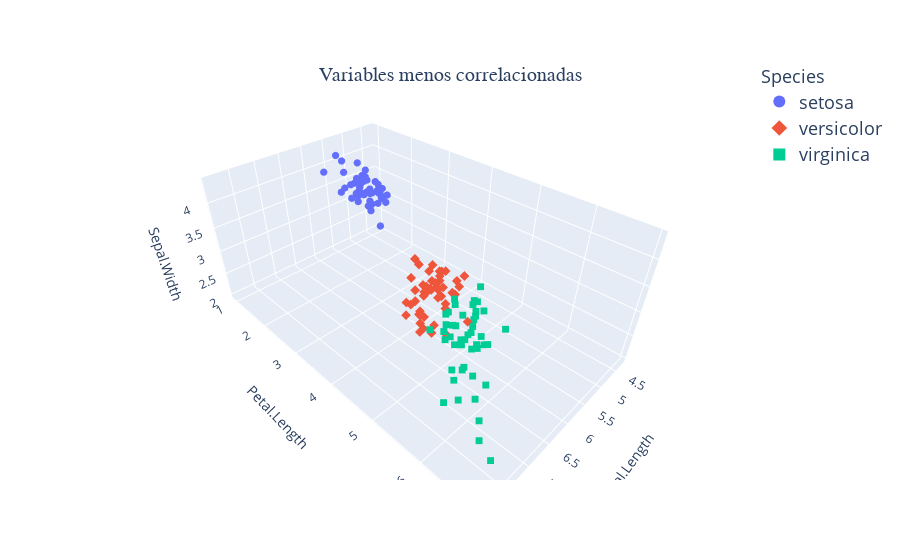

Source (notebook cell):
### Markdown cell above
## 2. 3D Scatter Plot con las variables menos correlacionadas

- ```Sepal.Width``` y ```Petal.Length```
- ```Sepal.Width``` y ```Petal.Width```

### Code cell
fig = px.scatter_3d(
    iris_df, x='Sepal.Length', y='Petal.Length', z='Sepal.Width',
    color='Species', symbol='Species'
)
fig = fig.update_traces(
    marker_size=2.5
)
fig = fig.update_layout(
    title=dict(
        text="Variables menos correlacionadas", xref='container', x=0.5,
        yref='container', y=0.88, font=dict(family='Arial', size=20)
    ), 
    legend=dict(
        font=dict(size=18), title=dict(font=dict(size=18)), 
        itemsizing='constant',
    )
)
fig.show()

### Figure 1 — Plotly figure (JSON) as saved in the notebook; plotly's stock layout.template omitted (floating-point values rounded to 4 significant figures)
{"data": [{"hovertemplate": "Species=setosa<br>Sepal.Length=%{x}<br>Petal.Length=%{y}<br>Sepal.Width=%{z}<extra></extra>", "legendgroup": "setosa", "marker": {"color": "#636efa", "size": 2.5, "symbol": "circle"}, "mode": "markers", "name": "setosa", "scene": "scene", "showlegend": true, "type": "scatter3d", "x": [5.1, 4.9, 4.7, 4.6, 5, 5.4, 4.6, 5, 4.4, 4.9, 5.4, 4.8, 4.8, 4.3, 5.8, 5.7, 5.4, 5.1, 5.7, 5.1, 5.4, 5.1, 4.6, 5.1, 4.8, 5, 5, 5.2, 5.2, 4.7, 4.8, 5.4, 5.2, 5.5, 4.9, 5, 5.5, 4.9, 4.4, 5.1, 5, 4.5, 4.4, 5, 5.1, 4.8, 5.1, 4.6, 5.3, 5], "y": [1.4, 1.4, 1.3, 1.5, 1.4, 1.7, 1.4, 1.5, 1.4, 1.5, 1.5, 1.6, 1.4, 1.1, 1.2, 1.5, 1.3, 1.4, 1.7, 1.5, 1.7, 1.5, 1, 1.7, 1.9, 1.6, 1.6, 1.5, 1.4, 1.6, 1.6, 1.5, 1.5, 1.4, 1.5, 1.2, 1.3, 1.4, 1.3, 1.5, 1.3, 1.3, 1.3, 1.6, 1.9, 1.4, 1.6, 1.4, 1.5, 1.4], "z": [3.5, 3, 3.2, 3.1, 3.6, 3.9, 3.4, 3.4, 2.9, 3.1, 3.7, 3.4, 3, 3, 4, 4.4, 3.9, 3.5, 3.8, 3.8, 3.4, 3.7, 3.6, 3.3, 3.4, 3, 3.4, 3.5, 3.4, 3.2, 3.1, 3.4, 4.1, 4.2, 3.1, 3.2, 3.5, 3.6, 3, 3.4, 3.5, 2.3, 3.2, 3.5, 3.8, 3, 3.8, 3.2, 3.7, 3.3]}, {"hovertemplate": "Species=versicolor<br>Sepal.Length=%{x}<br>Petal.Length=%{y}<br>Sepal.Width=%{z}<extra></extra>", "legendgroup": "versicolor", "marker": {"color": "#EF553B", "size": 2.5, "symbol": "diamond"}, "mode": "markers", "name": "versicolor", "scene": "scene", "showlegend": true, "type": "scatter3d", "x": [7, 6.4, 6.9, 5.5, 6.5, 5.7, 6.3, 4.9, 6.6, 5.2, 5, 5.9, 6, 6.1, 5.6, 6.7, 5.6, 5.8, 6.2, 5.6, 5.9, 6.1, 6.3, 6.1, 6.4, 6.6, 6.8, 6.7, 6, 5.7, 5.5, 5.5, 5.8, 6, 5.4, 6, 6.7, 6.3, 5.6, 5.5, 5.5, 6.1, 5.8, 5, 5.6, 5.7, 5.7, 6.2, 5.1, 5.7], "y": [4.7, 4.5, 4.9, 4, 4.6, 4.5, 4.7, 3.3, 4.6, 3.9, 3.5, 4.2, 4, 4.7, 3.6, 4.4, 4.5, 4.1, 4.5, 3.9, 4.8, 4, 4.9, 4.7, 4.3, 4.4, 4.8, 5, 4.5, 3.5, 3.8, 3.7, 3.9, 5.1, 4.5, 4.5, 4.7, 4.4, 4.1, 4, 4.4, 4.6, 4, 3.3, 4.2, 4.2, 4.2, 4.3, 3, 4.1], "z": [3.2, 3.2, 3.1, 2.3, 2.8, 2.8, 3.3, 2.4, 2.9, 2.7, 2, 3, 2.2, 2.9, 2.9, 3.1, 3, 2.7, 2.2, 2.5, 3.2, 2.8, 2.5, 2.8, 2.9, 3, 2.8, 3, 2.9, 2.6, 2.4, 2.4, 2.7, 2.7, 3, 3.4, 3.1, 2.3, 3, 2.5, 2.6, 3, 2.6, 2.3, 2.7, 3, 2.9, 2.9, 2.5, 2.8]}, {"hovertemplate": "Species=virginica<br>Sepal.Length=%{x}<br>Petal.Length=%{y}<br>Sepal.Width=%{z}<extra></extra>", "legendgroup": "virginica", "marker": {"color": "#00cc96", "size": 2.5, "symbol": "square"}, "mode": "markers", "name": "virginica", "scene": "scene", "showlegend": true, "type": "scatter3d", "x": [6.3, 5.8, 7.1, 6.3, 6.5, 7.6, 4.9, 7.3, 6.7, 7.2, 6.5, 6.4, 6.8, 5.7, 5.8, 6.4, 6.5, 7.7, 7.7, 6, 6.9, 5.6, 7.7, 6.3, 6.7, 7.2, 6.2, 6.1, 6.4, 7.2, 7.4, 7.9, 6.4, 6.3, 6.1, 7.7, 6.3, 6.4, 6, 6.9, 6.7, 6.9, 5.8, 6.8, 6.7, 6.7, 6.3, 6.5, 6.2, 5.9], "y": [6, 5.1, 5.9, 5.6, 5.8, 6.6, 4.5, 6.3, 5.8, 6.1, 5.1, 5.3, 5.5, 5, 5.1, 5.3, 5.5, 6.7, 6.9, 5, 5.7, 4.9, 6.7, 4.9, 5.7, 6, 4.8, 4.9, 5.6, 5.8, 6.1, 6.4, 5.6, 5.1, 5.6, 6.1, 5.6, 5.5, 4.8, 5.4, 5.6, 5.1, 5.1, 5.9, 5.7, 5.2, 5, 5.2, 5.4, 5.1], "z": [3.3, 2.7, 3, 2.9, 3, 3, 2.5, 2.9, 2.5, 3.6, 3.2, 2.7, 3, 2.5, 2.8, 3.2, 3, 3.8, 2.6, 2.2, 3.2, 2.8, 2.8, 2.7, 3.3, 3.2, 2.8, 3, 2.8, 3, 2.8, 3.8, 2.8, 2.8, 2.6, 3, 3.4, 3.1, 3, 3.1, 3.1, 3.1, 2.7, 3.2, 3.3, 3, 2.5, 3, 3.4, 3]}], "layout": {"legend": {"font": {"size": 18}, "itemsizing": "constant", "title": {"font": {"size": 18}, "text": "Species"}, "tracegroupgap": 0}, "margin": {"t": 60}, "scene": {"domain": {"x": [0, 1], "y": [0, 1]}, "xaxis": {"title": {"text": "Sepal.Length"}}, "yaxis": {"title": {"text": "Petal.Length"}}, "zaxis": {"title": {"text": "Sepal.Width"}}}, "title": {"font": {"family": "Arial", "size": 20}, "text": "Variables menos correlacionadas", "x": 0.5, "xref": "container", "y": 0.88, "yref": "container"}}}
